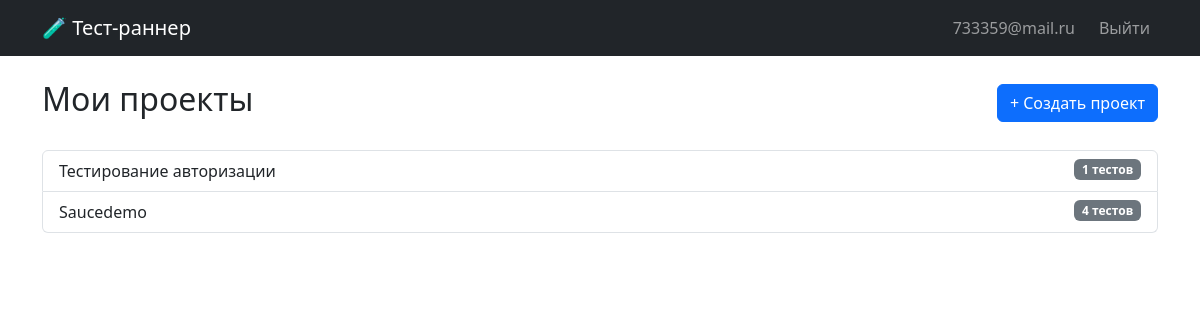
The page /projects (signed in) on the database its author committed.
### app/models.py (models this page shows)
class User(UserMixin, db.Model):
    id = db.Column(db.Integer, primary_key=True)
    email = db.Column(db.String(100), unique=True, nullable=False)
    password = db.Column(db.String(200), nullable=False)
    company_name = db.Column(db.String(100))
    tariff = db.Column(db.String(20), default='free')
    created_at = db.Column(db.DateTime, default=datetime.utcnow)
    projects = db.relationship('Project', backref='owner', lazy=True)

class Project(db.Model):
    id = db.Column(db.Integer, primary_key=True)
    name = db.Column(db.String(100), nullable=False)
    user_id = db.Column(db.Integer, db.ForeignKey('user.id'), nullable=False)
    created_at = db.Column(db.DateTime, default=datetime.utcnow)
    test_cases = db.relationship('TestCase', backref='project', lazy=True)

### app/routes.py (the view)
@main_bp.route('/projects')
@login_required
def projects():
    user_projects = Project.query.filter_by(user_id=current_user.id).all()
    return render_template('projects.html', projects=user_projects)

### app/models.py (called while the page is built)
@login_manager.user_loader
def load_user(user_id):
    return User.query.get(int(user_id))

### templates/projects.html
{% extends "base.html" %}
{% block content %}
<div class="d-flex justify-content-between align-items-center mb-4">
    <h2>Мои проекты</h2>
    <a href="{{ url_for('main.create_project') }}" class="btn btn-primary">+ Создать проект</a>
</div>
{% if projects %}
    <div class="list-group">
        {% for project in projects %}
            <a href="{{ url_for('main.project_detail', project_id=project.id) }}" class="list-group-item list-group-item-action">
                {{ project.name }}
                <span class="badge bg-secondary float-end">{{ project.test_cases|length }} тестов</span>
            </a>
        {% endfor %}
    </div>
{% else %}
    <div class="alert alert-info">У вас пока нет проектов. Создайте первый!</div>
{% endif %}
{% endblock %}

### templates/base.html (shortened to what this page needs)
<!DOCTYPE html>
<html lang="ru">
<head>
    <link href="https://cdn.jsdelivr.net/npm/bootstrap@5.3.0/dist/css/bootstrap.min.css" rel="stylesheet">
    <link rel="stylesheet" href="{{ url_for('static', filename='style.css') }}">
</head>
<body>
    <nav class="navbar navbar-expand-lg navbar-dark bg-dark">
        <div class="container">
            <a class="navbar-brand" href="{{ url_for('main.index') }}">🧪 Тест-раннер</a>
            <div class="navbar-nav ms-auto">
                {% if current_user.is_authenticated %}
                    <span class="navbar-text me-3">{{ current_user.email }}</span>
                    <a class="nav-link" href="{{ url_for('auth.logout') }}">Выйти</a>
                {% else %}
                    <a class="nav-link" href="{{ url_for('auth.login') }}">Войти</a>
                    <a class="nav-link" href="{{ url_for('auth.register') }}">Регистрация</a>
                {% endif %}
            </div>
        </div>
    </nav>
    <div class="container mt-4">
        {% block content %}{% endblock %}
    </div>
</body>
</html>

### rows shown on the page
User: email "733359@mail.ru"
Project: name "Тестирование авторизации", test_cases|length "1"
Project: name "Saucedemo", test_cases|length "4"
